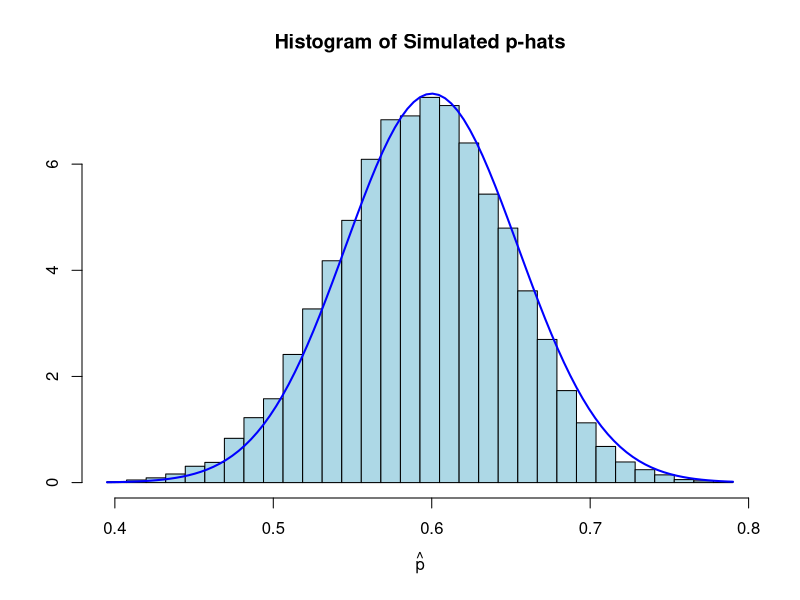

Generate this figure with R:
phatfunc <- function(m = 10000, n, p) {
  trialvals <- sample(c(0, 1), m*n, replace = TRUE, prob = c(1-p, p))
  trialmat <- matrix(trialvals, ncol = n)
  
  NumSuccesses <- apply(trialmat, 1, sum)
  Phats <- NumSuccesses/n
  ans <- c(mean(Phats), sd(Phats))
  names(ans) <- c("MeanPhat", "StdDevPhat")
  hist(Phats, breaks = seq(from = min(Phats), to = max(Phats), by = 1/n), 
       col = "lightblue", freq = FALSE, xlab = expression(hat(p)), ylab = "", main = "Histogram of Simulated p-hats")
  curve(dnorm(x, p, sqrt(p*(1-p)/n)), add = TRUE, col = "blue", lwd = 2)
  return(ans)
}
phatfunc(n = 81, p = 0.6)
